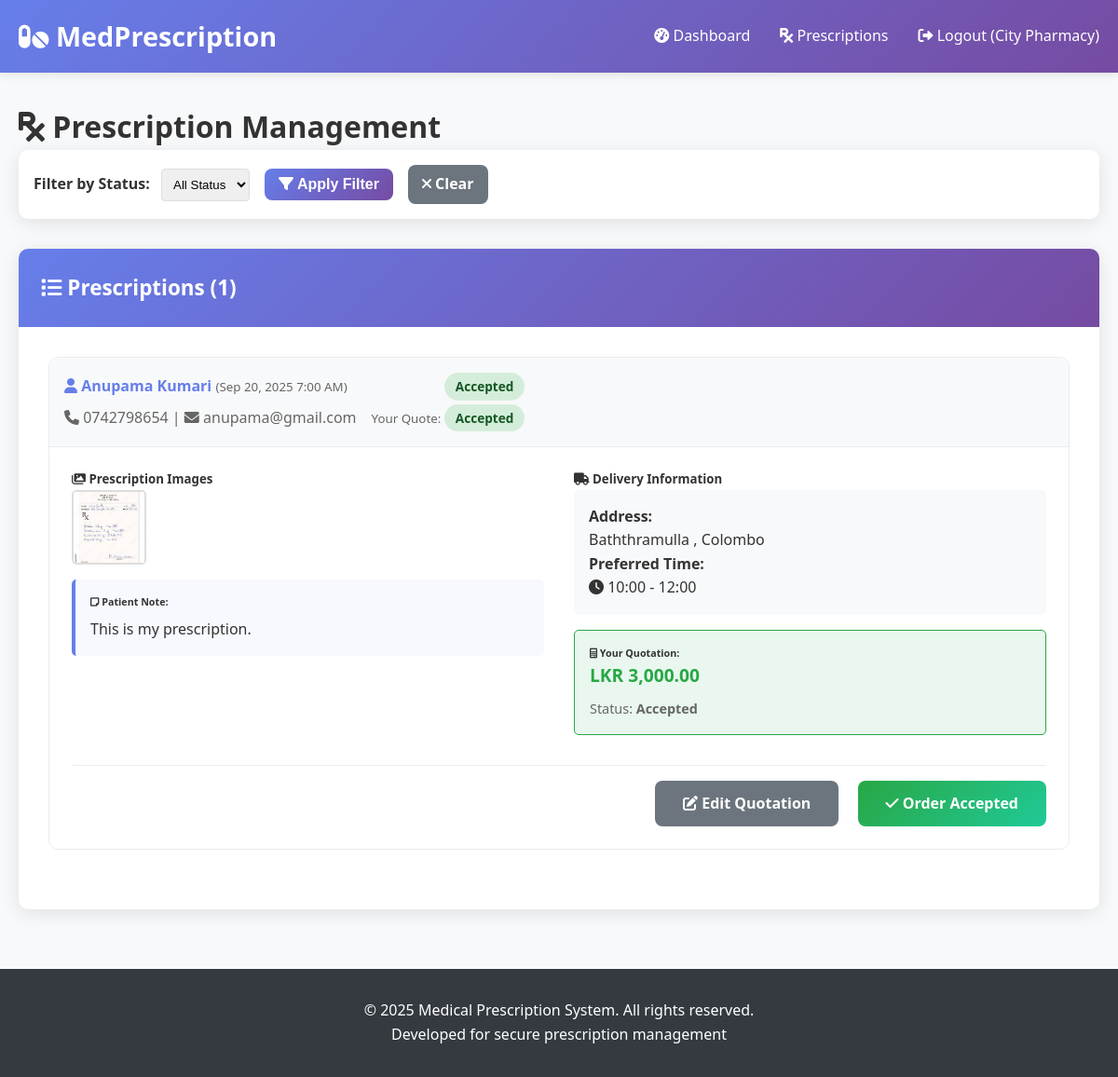
The app's page /prescription_system_1/pharmacy/view_prescriptions.php (signed in) with its own data.
### tables this page shows
CREATE TABLE `quotations` (
  `id` int(11) NOT NULL,
  `prescription_id` int(11) NOT NULL,
  `pharmacy_id` int(11) NOT NULL,
  `total_amount` decimal(10,2) NOT NULL,
  `status` enum('sent','accepted','rejected') DEFAULT 'sent',
  `created_at` timestamp NOT NULL DEFAULT current_timestamp()
);

CREATE TABLE `users` (
  `id` int(11) NOT NULL,
  `name` varchar(100) NOT NULL,
  `email` varchar(100) NOT NULL,
  `password` varchar(255) NOT NULL,
  `address` text NOT NULL,
  `contact_no` varchar(15) NOT NULL,
  `dob` date NOT NULL,
  `user_type` enum('user','pharmacy') DEFAULT 'user',
  `created_at` timestamp NOT NULL DEFAULT current_timestamp()
);

CREATE TABLE `prescriptions` (
  `id` int(11) NOT NULL,
  `user_id` int(11) NOT NULL,
  `note` text DEFAULT NULL,
  `delivery_address` text NOT NULL,
  `delivery_time` varchar(50) NOT NULL,
  `status` enum('pending','quoted','accepted','rejected') DEFAULT 'pending',
  `created_at` timestamp NOT NULL DEFAULT current_timestamp()
);

### prescription_system_1/config/database.php (called while the page is built, shortened)
<?php
function sanitize($data) {
    return htmlspecialchars(trim($data), ENT_QUOTES, 'UTF-8');
}
?>

### prescription_system_1/pharmacy/view_prescriptions.php (the view, shortened to what this page needs)
<?php
require_once '../includes/header.php';
$pharmacy_id = $_SESSION['user_id'];
$status_filter = isset($_GET['status']) ? $_GET['status'] : '';
$whereClause = '';
$params = [];
$stmt = $pdo->prepare("
    SELECT p.*,
           u.name as user_name,
           u.email as user_email,
           u.contact_no,
           u.address as user_address,
           GROUP_CONCAT(pi.image_path) as images,
           q.id as quotation_id,
           q.total_amount,
           q.status as quotation_status
    FROM prescriptions p
    JOIN users u ON p.user_id = u.id
    LEFT JOIN prescription_images pi ON p.id = pi.prescription_id
    LEFT JOIN quotations q ON p.id = q.prescription_id AND q.pharmacy_id = ?
    WHERE 1=1 $whereClause
    GROUP BY p.id
    ORDER BY p.created_at DESC
");
$stmt->execute(array_merge([$pharmacy_id], $params));
$prescriptions = $stmt->fetchAll();
?>
<h1><i class="fas fa-prescription"></i> Prescription Management</h1>
<div class="card">
    <div class="card-body" style="padding: 1rem;">
        <form method="GET" style="display: flex; gap: 1rem; align-items: center; flex-wrap: wrap;">
            <div>
                <label for="status" style="margin-right: 0.5rem; font-weight: 600;">Filter by Status:</label>
                <select name="status" id="status" style="padding: 8px; border: 1px solid #ddd; border-radius: 4px;">
                    <option value="">All Status</option>
                </select>
            </div>
            <button type="submit" class="btn btn-primary" style="padding: 8px 15px;">
                <i class="fas fa-filter"></i> Apply Filter
            </button>
            <a href="view_prescriptions.php" class="btn btn-secondary" style="padding: 8px 15px;">
                <i class="fas fa-times"></i> Clear
            </a>
        </form>
    </div>
</div>
<div class="card">
    <div class="card-header">
        <h3>
            <i class="fas fa-list"></i>
            ?>Prescriptions (<?php echo count($prescriptions); ?>)
        </h3>
    </div>
    <div class="card-body">
        <?php if (empty($prescriptions)): ?>
            <div style="text-align: center; padding: 3rem; color: #666;">
                <i class="fas fa-prescription" style="font-size: 4rem; margin-bottom: 1rem;"></i>
                <h3>No prescriptions found</h3>
                <?php if ($status_filter): ?>
                    <p>No prescriptions with status "<?php echo ucfirst($status_filter); ?>" found.</p>
                    <a href="view_prescriptions.php" class="btn btn-primary">View All Prescriptions</a>
                <?php else: ?>
                    <p>New prescriptions will appear here when patients upload them.</p>
                <?php endif; ?>
            </div>
        <?php else: ?>
            <?php foreach ($prescriptions as $prescription): ?>
            <div style="border: 1px solid #e9ecef; border-radius: 10px; margin-bottom: 2rem; overflow: hidden;">
                <div style="background: #f8f9fa; padding: 1rem; border-bottom: 1px solid #e9ecef;">
                    <div style="display: flex; justify-content: between; align-items: center; flex-wrap: wrap; gap: 1rem;">
                        <div>
                            <h4 style="margin: 0; color: #667eea;">
                                <i class="fas fa-user"></i> <?php echo sanitize($prescription['user_name']); ?>
                                <small style="color: #666; font-weight: normal;">
                                    (<?php echo date('M j, Y g:i A', strtotime($prescription['created_at'])); ?>)
                                </small>
                            </h4>
                            <p style="margin: 0.5rem 0 0 0; color: #666;">
                                <i class="fas fa-phone"></i> <?php echo sanitize($prescription['contact_no']); ?> |
                                <i class="fas fa-envelope"></i> <?php echo sanitize($prescription['user_email']); ?>
                            </p>
                        </div>
                        <div style="text-align: right;">
                            <span class="status-badge status-<?php echo $prescription['status']; ?>">
                                <?php echo ucfirst($prescription['status']); ?>
                            </span>
                            <?php if ($prescription['quotation_status']): ?>
                                <br><small style="color: #666;">Your Quote:
                                    <span class="status-badge status-<?php echo $prescription['quotation_status']; ?>" style="margin-top: 4px;">
                                        <?php echo ucfirst($prescription['quotation_status']); ?>
                                    </span>
                                </small>
                            <?php endif; ?>
                        </div>
                    </div>
                </div>
                <div style="padding: 1.5rem;">
                    <div style="display: grid; grid-template-columns: 1fr 1fr; gap: 2rem; margin-bottom: 2rem;">
                        <div>
                            <h5><i class="fas fa-images"></i> Prescription Images</h5>
                            <div style="display: flex; gap: 0.5rem; flex-wrap: wrap;">
                                <?php
                                $images = array_filter(explode(',', $prescription['images']));
                                foreach ($images as $image):
                                ?>
                                <img src="../uploads/prescriptions/<?php echo sanitize($image); ?>"
                                     class="prescription-image"
                                     style="width: 80px; height: 80px; object-fit: cover; border-radius: 5px; cursor: pointer; border: 2px solid #ddd;"
                                     alt="Prescription Image"
                                     onclick="showImageModal('../uploads/prescriptions/<?php echo sanitize($image); ?>')">
                                <?php endforeach; ?>
                            </div>
                            <?php if ($prescription['note']): ?>
                                <div style="margin-top: 1rem; padding: 1rem; background: #f8f9ff; border-radius: 5px; border-left: 4px solid #667eea;">
                                    <h6><i class="fas fa-sticky-note"></i> Patient Note:</h6>
                                    <p style="margin: 0.5rem 0 0 0;"><?php echo nl2br(sanitize($prescription['note'])); ?></p>
                                </div>
                            <?php endif; ?>
                        </div>
                        <div>
                            <h5><i class="fas fa-truck"></i> Delivery Information</h5>
                            <div style="background: #f8f9fa; padding: 1rem; border-radius: 5px;">
                                <p><strong>Address:</strong><br>
                                <?php echo nl2br(sanitize($prescription['delivery_address'])); ?></p>
                                <p><strong>Preferred Time:</strong><br>
                                <i class="fas fa-clock"></i> <?php echo sanitize($prescription['delivery_time']); ?></p>
                            </div>
                            <?php if ($prescription['total_amount']): ?>
                                <div style="margin-top: 1rem; padding: 1rem; background: #e9f7ef; border-radius: 5px; border: 1px solid #28a745;">
                                    <h6><i class="fas fa-calculator"></i> Your Quotation:</h6>
                                    <p style="font-size: 1.2rem; font-weight: bold; color: #28a745; margin: 0;">
                                        LKR <?php echo number_format($prescription['total_amount'], 2); ?>
                                    </p>
                                    <p style="margin: 0.5rem 0 0 0; font-size: 0.9rem; color: #666;">
                                        Status: <strong><?php echo ucfirst($prescription['quotation_status']); ?></strong>
                                    </p>
                                </div>
                            <?php endif; ?>
                        </div>
                    </div>
                    <div style="border-top: 1px solid #e9ecef; padding-top: 1rem; text-align: right;">
                        <?php if (!$prescription['quotation_id']): ?>
                            <a href="create_quotation.php?prescription_id=<?php echo $prescription['id']; ?>"
                               class="btn btn-primary">
                                <i class="fas fa-plus"></i> Create Quotation
                            </a>
                        <?php else: ?>
                            <a href="create_quotation.php?prescription_id=<?php echo $prescription['id']; ?>&edit=1"
                               class="btn btn-secondary" style="margin-right: 1rem;">
                                <i class="fas fa-edit"></i> Edit Quotation
                            </a>
                            <?php if ($prescription['quotation_status'] == 'accepted'): ?>
                                <span class="btn btn-success" style="cursor: default;">
                                    <i class="fas fa-check"></i> Order Accepted
                                </span>
                            <?php elseif ($prescription['quotation_status'] == 'rejected'): ?>
                                <span class="btn btn-danger" style="cursor: default;">
                                    <i class="fas fa-times"></i> Order Rejected
                                </span>
                            <?php else: ?>
                                <span class="btn btn-info" style="cursor: default;">
                                    <i class="fas fa-clock"></i> Awaiting Response
                                </span>
                            <?php endif; ?>
                        <?php endif; ?>
                    </div>
                </div>
            </div>
            <?php endforeach; ?>
        <?php endif; ?>
    </div>
</div>
<?php require_once '../includes/footer.php'; ?>

### prescription_system_1/css/style.css (style rules this page uses)
* { margin: 0; padding: 0; box-sizing: border-box; }
body { font-family: 'Segoe UI', Tahoma, Geneva, Verdana, sans-serif; line-height: 1.6; color: #333; background-color: #f8f9fa; }
.card { background: white; border-radius: 10px; box-shadow: 0 4px 20px rgba(0,0,0,0.1); overflow: hidden; margin-bottom: 2rem; }
.card-header { background: linear-gradient(135deg, #667eea 0%, #764ba2 100%); color: white; padding: 1.5rem; font-size: 1.2rem; font-weight: 600; }
.card-body { padding: 2rem; }
.btn { display: inline-block; padding: 12px 30px; border: none; border-radius: 8px; font-size: 1rem; font-weight: 600; text-decoration: none; text-align: center; cursor: pointer; transition: all 0.3s; }
.btn-primary { background: linear-gradient(135deg, #667eea 0%, #764ba2 100%); color: white; }
.btn-success { background: linear-gradient(135deg, #28a745 0%, #20c997 100%); color: white; }
.btn-secondary { background: #6c757d; color: white; }
.status-badge { display: inline-block; padding: 4px 12px; border-radius: 20px; font-size: 0.85rem; font-weight: 600; text-transform: capitalize; }
.status-accepted { background-color: #d4edda; color: #155724; }

### records on screen
quotations: users.name "Anupama Kumari", prescription.created_at "Sep 20, 2025 7:00 AM", users.contact_no "0742798654", users.email "anupama@gmail.com", prescription.status "Accepted", status "Accepted", prescription.note "This is my prescription.", prescription.delivery_address "Baththramulla , Colombo", prescription.delivery_time "10:00 - 12:00", total_amount "3,000.00", shows "Order Accepted"

### other values on screen
$_SESSION['name'] "City Pharmacy"
count($prescriptions) "1"
